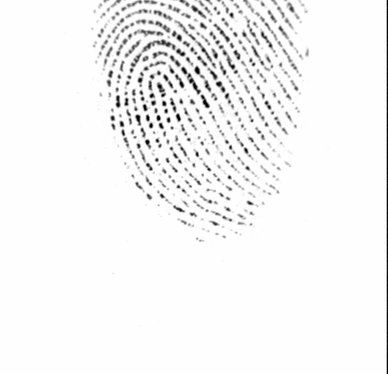
#> input picture 2/101_5.tif, 388 x 374 px, found by its file name
$ python test.py   (Python 2 division)   (older library calls are emulated)
#> lines starting #> are read from the running program, lines starting #| are printed output that depends on the picture; after the words box and inside, x2 and y2 are one past the last pixel; in counts of white or black regions, pixels touching at a corner belong together
# _*_ encoding: utf-8 _*_

import math
import cv2
import numpy as np
import matplotlib.pyplot as plt
from Gabor import *
from fingercode import *

"""
if (4 > 2)&(7 > 4):
    print "ok"
else:
    print "NO"

a = -1.0
b = 1
print math.degrees(math.atan(-1.0 / 1.0)) + 180.0
print math.degrees(math.atan(1.0/1.0))
print math.degrees(math.atan(1.0/-1.0)) + 360.0
print math.degrees(math.atan(-1.0/-1.0)) + 180.0

img = cv2.imread('1/101_7.tif', 0)

print type(img[10][10])

a = numpy.uint8([1])
print type(a)
print math.sqrt(4)

img = cv2.imread('1/101_7.tif', 0)
result = getGabor(img)
plt.figure()

for i in range(len(result)):
    plt.subplot(1, 8, i+1)
    plt.imshow(result[i], cmap='gray')
plt.show()


img = cv2.imread('1/101_7.tif')
gray = cv2.cvtColor(img, cv2.COLOR_BGR2GRAY)
sift = cv2.xfeatures2d.SIFT_create()
kp = sift.detect(img, None)
kk, des = sift.compute(gray, kp)
img = cv2.drawKeypoints(gray, kp, img)

plt.figure()
plt.subplot(1, 1, 1)
plt.imshow(img)
plt.show()
"""


img = cv2.imread('2/101_5.tif')
#> img is the input picture: shape (374, 388, 3); min 1, max 254, mean 244.7
gray = cv2.cvtColor(img, cv2.COLOR_BGR2GRAY)
ret, binary = cv2.threshold(gray, 127, 255, cv2.THRESH_BINARY)
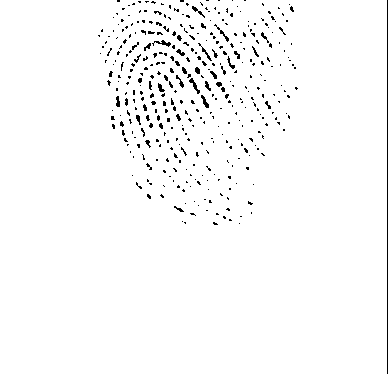
#> binary: shape (374, 388); 97.6% white; black in thin lines or dots, all inside (x1, y1, x2, y2) = (98, 0, 388, 374)


image, contours, hi = cv2.findContours(binary, cv2.RETR_TREE, cv2.CHAIN_APPROX_SIMPLE)
#> contours = 401 contours, 337 with area under 20; largest, box (x1, y1, x2, y2) and area: (0, 0, 387, 374) 143954, (188, 77, 201, 95) 74, (153, 39, 172, 48) 68, (200, 94, 210, 109) 60, (201, 46, 213, 62) 52; hi = 401 rows, first 6: [-1, -1, 1, -1], [2, -1, -1, 0], [3, 1, -1, 0], [4, 2, -1, 0], [5, 3, -1, 0], [6, 4, -1, 0]
cv2.drawContours(img, contours, -1, (0, 0, 255), 1)
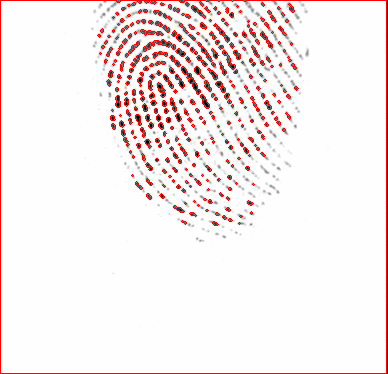
#> img: shape (374, 388, 3); 3.85% of pixels changed, all inside (x1, y1, x2, y2) = (0, 0, 387, 374)
"""
plt.figure()
plt.subplot(1, 1, 1)
plt.imshow(img, 'gray')
plt.show()
"""
y = contours[0]
#> y = contour of 31 points, box (x1, y1, x2, y2) (0, 0, 387, 374), area 143954
MAX = 0.0
for contour in contours:
    if len(contour) > 20:
        for i in range(len(contour)-2):
            q = contour[i-2][0]
            #print q
            p = contour[i][0]
            r = contour[i+2][0]
            cross = (q[1] - p[1]) * (r[1] - p[1]) + (q[0] - p[0]) * (r[0] - p[0])
            if cross > MAX:
                MAX = cross
                point = p
#> this loop made 401 passes
#> contour on passes 2, 5, 9: [[238, 223], [239, 222], [240, 223], [239, 224]], [[181, 221], [182, 220], [183, 221], [182, 222]], [[194, 215], [195, 214], [196, 215], [195, 216]]
#> after the loop, MAX = 193169; point = [386, 373]


print MAX
#| 193169
print point
#| [386 373]
plt.figure()
plt.subplot(1, 1, 1)
plt.imshow(img, 'gray')
plt.show()
"""
sobelx = cv2.Sobel(img, cv2.CV_64F, 1, 0, ksize=13)
sobely = cv2.Sobel(img, cv2.CV_64F, 0, 1, ksize=13)
sobelxy = cv2.Sobel(img, cv2.CV_64F, 1, 1, ksize=13)
"""

$ run again, with 2/101_1.tif copied over 2/101_5.tif
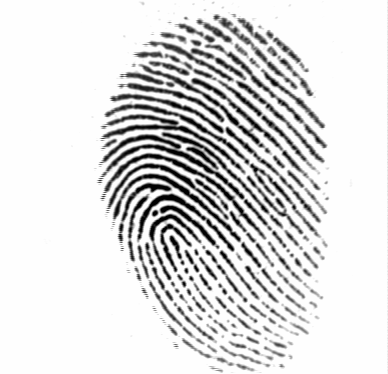
#> input picture 2/101_1.tif, 388 x 374 px, found by its file name
#> img is the input picture: shape (374, 388, 3); min 1, max 254, mean 220.7
#> `ret, binary = cv2.threshold(gray, 127, 255, cv2.THRESH_BINARY)`:
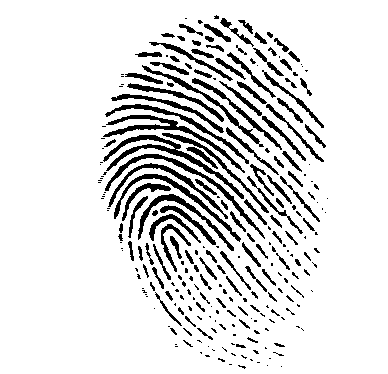
#> binary: shape (374, 388); 87.5% white; 260 black regions (139 under 20 px)
#> contours = 300 contours, 143 with area under 20; largest, box (x1, y1, x2, y2) and area: (0, 0, 388, 374) 144351, (102, 134, 245, 200) 1298, (102, 114, 246, 174) 1121, (104, 153, 266, 240) 1022, (113, 173, 242, 243) 874; hi = 300 rows, first 6: [-1, -1, 1, -1], [2, -1, -1, 0], [3, 1, -1, 0], [4, 2, -1, 0], [5, 3, -1, 0], [6, 4, -1, 0]
#> `cv2.drawContours(img, contours, -1, (0, 0, 255), 1)`:
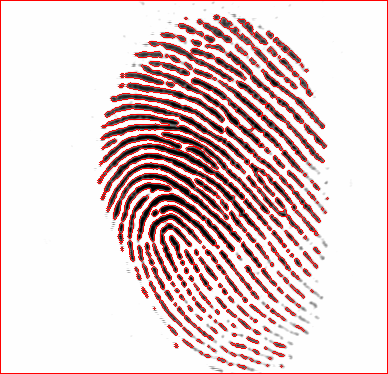
#> img: shape (374, 388, 3); 8.3% of pixels changed, all inside (x1, y1, x2, y2) = (0, 0, 388, 374)
#> y = [[0, 0], [0, 373], [387, 373], [387, 0]]
#> the loop `for contour in contours:` made 300 passes
#> contour on passes 1 to 3: [[0, 0], [0, 373], [387, 373], [387, 0]], [[280, 366], [281, 365], [282, 366], [281, 367]], [[266, 365], [267, 364], [268, 365], [267, 366]]
#> after the loop `for contour in contours:`: MAX = 46; point = [265, 104]
#| 46
#| [265 104]

$ run again, with 2/101_2.tif copied over 2/101_5.tif
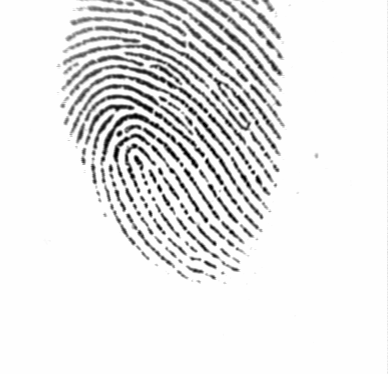
#> input picture 2/101_2.tif, 388 x 374 px, found by its file name
#> img is the input picture: shape (374, 388, 3); min 1, max 254, mean 231.9
#> `ret, binary = cv2.threshold(gray, 127, 255, cv2.THRESH_BINARY)`:
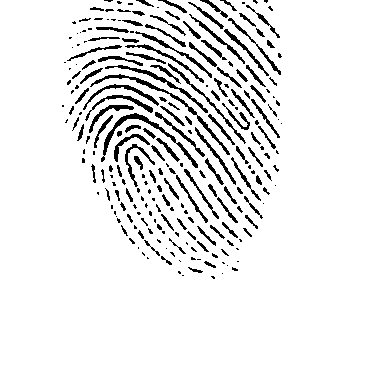
#> binary: shape (374, 388); 91.8% white; black in thin lines or dots, all inside (x1, y1, x2, y2) = (62, 0, 282, 279)
#> contours = 263 contours, 107 with area under 20; largest, box (x1, y1, x2, y2) and area: (0, 0, 388, 374) 144014, (102, 112, 177, 157) 520, (89, 73, 198, 116) 485, (104, 64, 209, 114) 476, (167, 62, 247, 145) 396; hi = 263 rows, first 6: [-1, -1, 1, -1], [2, -1, -1, 0], [3, 1, -1, 0], [4, 2, -1, 0], [5, 3, -1, 0], [6, 4, -1, 0]
#> `cv2.drawContours(img, contours, -1, (0, 0, 255), 1)`:
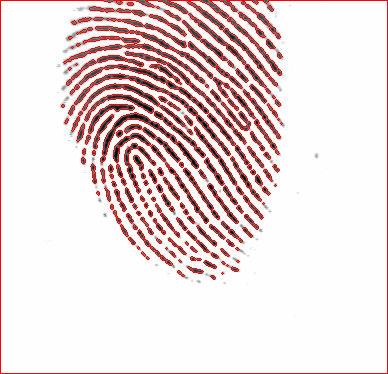
#> img: shape (374, 388, 3); 6.87% of pixels changed, all inside (x1, y1, x2, y2) = (0, 0, 388, 374)
#> y = contour of 124 points, box (x1, y1, x2, y2) (0, 0, 388, 374), area 144014
#> the loop `for contour in contours:` made 263 passes
#> contour on passes 4, 8, 12: [[221, 273], [222, 272], [223, 273], [222, 274]], [[226, 265], [227, 264], [228, 265], [227, 266]], [[179, 261], [180, 260], [181, 261], [180, 262]]
#> after the loop `for contour in contours:`: MAX = 185182; point = [387, 373]
#| 185182
#| [387 373]

$ run again, with 2/101_3.tif copied over 2/101_5.tif
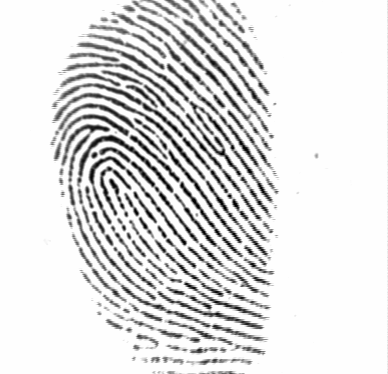
#> input picture 2/101_3.tif, 388 x 374 px, found by its file name
#> img is the input picture: shape (374, 388, 3); min 1, max 254, mean 223.6
#> `ret, binary = cv2.threshold(gray, 127, 255, cv2.THRESH_BINARY)`:
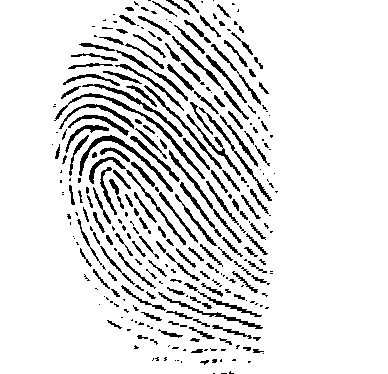
#> binary: shape (374, 388); 88.7% white; black in thin lines or dots, all inside (x1, y1, x2, y2) = (52, 0, 278, 374)
#> contours = 379 contours, 175 with area under 20; largest, box (x1, y1, x2, y2) and area: (0, 0, 388, 374) 144174, (67, 92, 206, 180) 719, (78, 134, 174, 193) 682, (81, 83, 184, 138) 504, (157, 291, 264, 330) 457; hi = 379 rows, first 6: [-1, -1, 1, -1], [2, -1, -1, 0], [3, 1, -1, 0], [4, 2, -1, 0], [5, 3, -1, 0], [6, 4, -1, 0]
#> `cv2.drawContours(img, contours, -1, (0, 0, 255), 1)`:
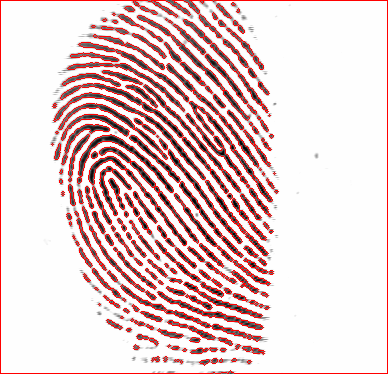
#> img: shape (374, 388, 3); 9.25% of pixels changed, all inside (x1, y1, x2, y2) = (0, 0, 388, 374)
#> y = contour of 85 points, box (x1, y1, x2, y2) (0, 0, 388, 374), area 144174
#> the loop `for contour in contours:` made 379 passes
#> contour on passes 6, 7, 14: [[174, 360], [175, 359], [176, 360], [175, 361]], [[151, 360], [152, 359], [153, 360], [152, 361]], [[262, 353], [263, 352], [264, 353], [263, 354]]
#> after the loop `for contour in contours:`: MAX = 31749; point = [0, 0]
#| 31749
#| [0 0]
